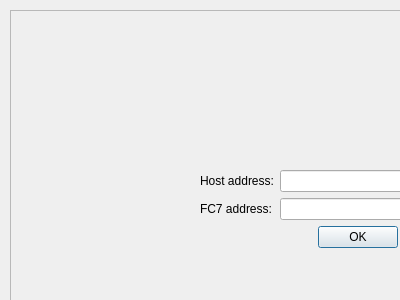
<?xml version="1.0" encoding="UTF-8"?>
<ui version="4.0">
 <class>Form</class>
 <widget class="QWidget" name="Form">
  <property name="geometry">
   <rect>
    <x>0</x>
    <y>0</y>
    <width>400</width>
    <height>300</height>
   </rect>
  </property>
  <property name="windowTitle">
   <string>Form</string>
  </property>
  <widget class="QFrame" name="frame">
   <property name="geometry">
    <rect>
     <x>10</x>
     <y>10</y>
     <width>1393</width>
     <height>671</height>
    </rect>
   </property>
   <property name="frameShape">
    <enum>QFrame::StyledPanel</enum>
   </property>
   <property name="frameShadow">
    <enum>QFrame::Raised</enum>
   </property>
   <widget class="QWidget" name="formLayoutWidget">
    <property name="geometry">
     <rect>
      <x>190</x>
      <y>160</y>
      <width>321</width>
      <height>103</height>
     </rect>
    </property>
    <layout class="QFormLayout" name="formLayout">
     <item row="0" column="0">
      <widget class="QLabel" name="label">
       <property name="text">
        <string>Host address:</string>
       </property>
       <property name="buddy">
        <cstring>label</cstring>
       </property>
      </widget>
     </item>
     <item row="0" column="1">
      <widget class="QLineEdit" name="lineEdit"/>
     </item>
     <item row="1" column="0">
      <widget class="QLabel" name="label_2">
       <property name="text">
        <string>FC7 address:</string>
       </property>
      </widget>
     </item>
     <item row="1" column="1">
      <widget class="QLineEdit" name="lineEdit_2"/>
     </item>
     <item row="2" column="1">
      <widget class="QDialogButtonBox" name="buttonBox">
       <property name="standardButtons">
        <set>QDialogButtonBox::Cancel|QDialogButtonBox::Ok</set>
       </property>
       <property name="centerButtons">
        <bool>true</bool>
       </property>
      </widget>
     </item>
    </layout>
   </widget>
  </widget>
 </widget>
 <resources/>
 <connections/>
</ui>
